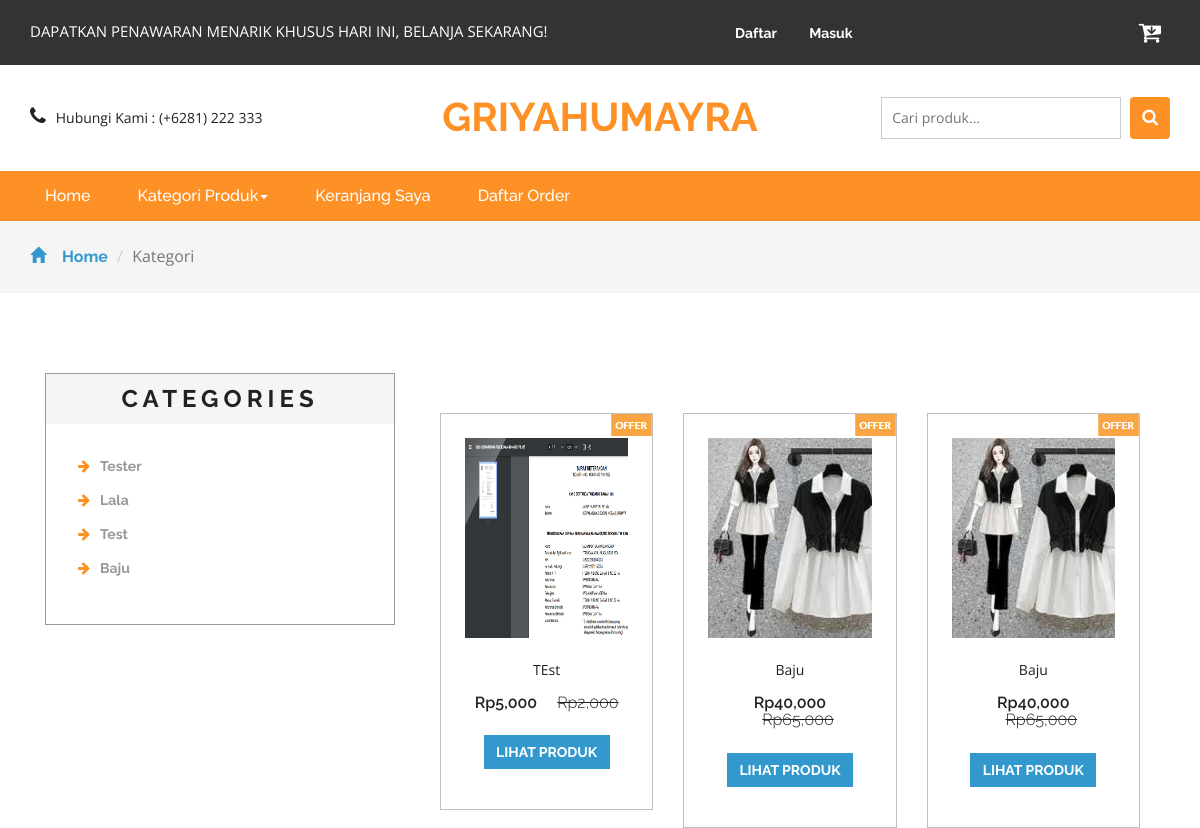
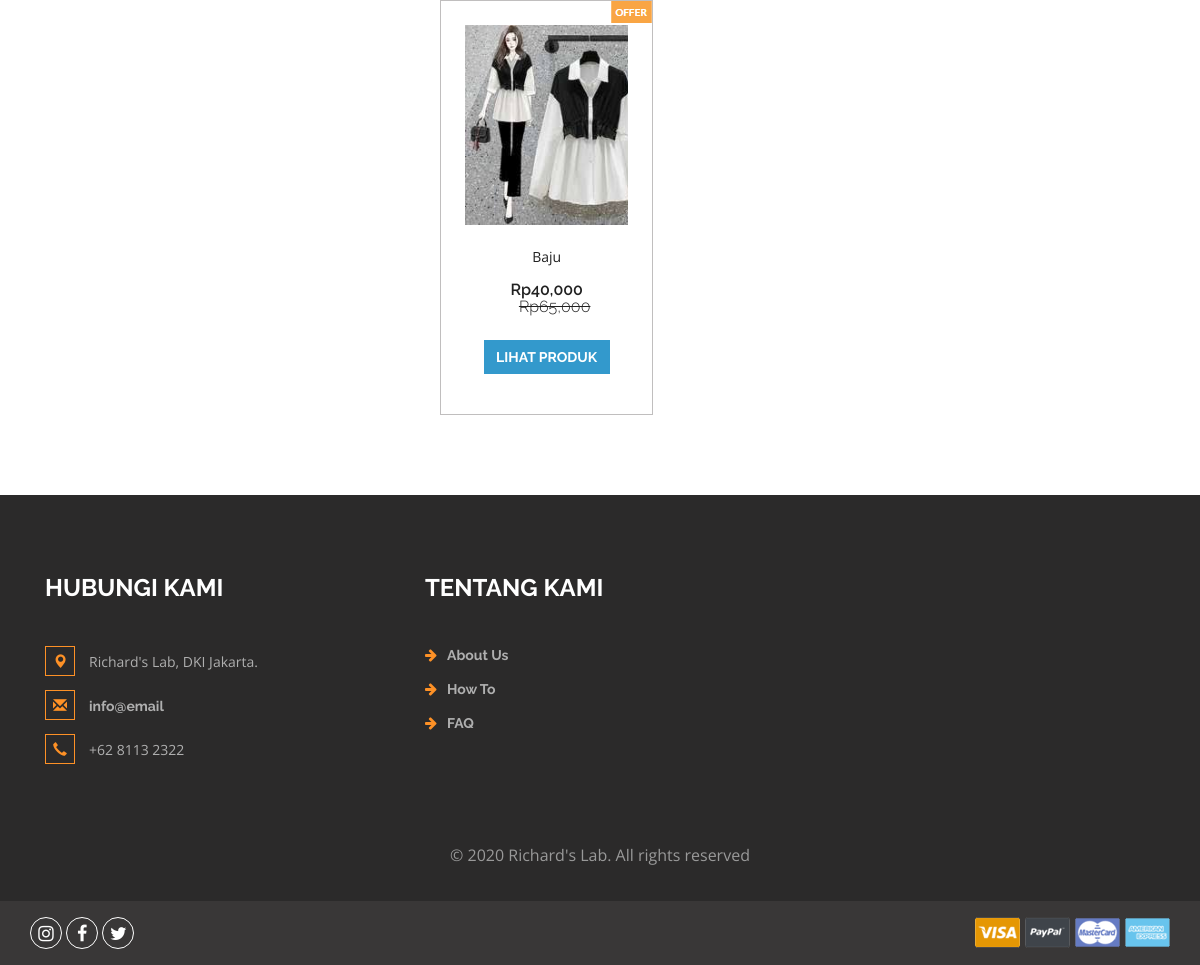
Screenshot of /search.php with the database file from the repository (2 pictures, top to bottom).
### tables this page shows
CREATE TABLE `kategori` (
  `idkategori` int(11) NOT NULL,
  `namakategori` varchar(20) NOT NULL,
  `tgldibuat` timestamp NOT NULL DEFAULT current_timestamp()
);

CREATE TABLE `produk` (
  `idproduk` int(11) NOT NULL,
  `idkategori` int(11) NOT NULL,
  `namaproduk` varchar(30) NOT NULL,
  `gambar` varchar(100) NOT NULL,
  `deskripsi` varchar(200) NOT NULL,
  `rate` int(11) NOT NULL,
  `hargabefore` int(11) NOT NULL,
  `hargaafter` int(11) NOT NULL,
  `tgldibuat` timestamp NOT NULL DEFAULT current_timestamp()
);

### search.php (the view, shortened to what this page needs)
<?php
include 'dbconnect.php';
$s = $_POST['Search'];
?>
<!DOCTYPE html>
<html>
<head>
<link href="css/bootstrap.css" rel="stylesheet" type="text/css" media="all" />
<link href="css/style.css" rel="stylesheet" type="text/css" media="all" />
<link href="css/font-awesome.css" rel="stylesheet">
</head>
<body>
	<div class="agileits_header">
		<div class="container">
			<div class="w3l_offers">
				<p>DAPATKAN PENAWARAN MENARIK KHUSUS HARI INI, BELANJA SEKARANG!</p>
			</div>
			<div class="agile-login">
				<ul>
				<?php
				if(!isset($_SESSION['log'])){
					echo '
					<li><a href="registered.php"> Daftar</a></li>
					<li><a href="login.php">Masuk</a></li>
					';
				}
				?>
				</ul>
			</div>
			<div class="product_list_header">
					<a href="cart.php"><button class="w3view-cart" type="submit" name="submit" value=""><i class="fa fa-cart-arrow-down" aria-hidden="true"></i></button>
					 </a>
			</div>
			<div class="clearfix"> </div>
		</div>
	</div>
	<div class="logo_products">
		<div class="container">
		<div class="w3ls_logo_products_left1">
				<ul class="phone_email">
					<li><i class="fa fa-phone" aria-hidden="true"></i>Hubungi Kami : (+6281) 222 333</li>
				</ul>
			</div>
			<div class="w3ls_logo_products_left">
				<h1><a href="index.php">GriyaHumayra</a></h1>
			</div>
		<div class="w3l_search">
			<form action="search.php" method="post">
				<input type="search" name="Search" placeholder="Cari produk...">
				<button type="submit" class="btn btn-default search" aria-label="Left Align">
					<i class="fa fa-search" aria-hidden="true"> </i>
				</button>
			</form>
		</div>
			<div class="clearfix"> </div>
		</div>
	</div>
	<div class="navigation-agileits">
		<div class="container">
			<nav class="navbar navbar-default">
							<div class="collapse navbar-collapse" id="bs-megadropdown-tabs">
								<ul class="nav navbar-nav">
									<li class="active"><a href="index.php" class="act">Home</a></li>
									<li class="dropdown">
										<a href="#" class="dropdown-toggle" data-toggle="dropdown">Kategori Produk<b class="caret"></b></a>
									</li>
									<li><a href="cart.php">Keranjang Saya</a></li>
									<li><a href="konfirmasi.php">Daftar Order</a></li>
								</ul>
							</div>
							</nav>
			</div>
		</div>
	<div class="breadcrumbs">
		<div class="container">
			<ol class="breadcrumb breadcrumb1 animated wow slideInLeft" data-wow-delay=".5s">
				<li><a href="index.php"><span class="glyphicon glyphicon-home" aria-hidden="true"></span>Home</a></li>
				<li class="active">Kategori</li>
			</ol>
		</div>
	</div>
	<div class="products">
		<div class="container">
			<div class="col-md-4 products-left">
				<div class="categories">
					<h2>Categories</h2>
					<ul class="cate">
						<?php
														$kat=mysqli_query($conn,"SELECT * from kategori order by idkategori ASC");
														while($p=mysqli_fetch_array($kat)){
															?>
														<li><a href="kategori.php?idkategori=<?php echo $p['idkategori'] ?>"><i class="fa fa-arrow-right" aria-hidden="true"></i><?php echo $p['namakategori'] ?></a></li>
														<?php
																	}
														?>
					</ul>
				</div>
			</div>
			<div class="col-md-8 products-right">
				<div class="agile_top_brands_grids">
				<?php
					$brgs=mysqli_query($conn,"SELECT * from produk where namaproduk like '%$s%' or deskripsi like '%$s%' order by idproduk ASC");
					$x = mysqli_num_rows($brgs);
					if($x>0){
					while($p=mysqli_fetch_array($brgs)){
					?>
						<div class="col-md-4 top_brand_left">
						<div class="hover14 column">
							<div class="agile_top_brand_left_grid">
								<div class="agile_top_brand_left_grid_pos">
									<img src="images/offer.png" alt=" " class="img-responsive" />
								</div>
								<div class="agile_top_brand_left_grid1">
									<figure>
										<div class="snipcart-item block">
											<div class="snipcart-thumb">
												<a href="product.php?idproduk=<?php echo $p['idproduk'] ?>"><img src="<?php echo $p['gambar']?>" width="200px" height="200px"></a>
												<p><?php echo $p['namaproduk'] ?></p>
												<h4>Rp<?php echo number_format($p['hargaafter']) ?> <span>Rp<?php echo number_format($p['hargabefore']) ?></span></h4>
											</div>
											<div class="snipcart-details top_brand_home_details">
												<fieldset>
													<a href="product.php?idproduk=<?php echo $p['idproduk'] ?>"><input type="submit" class="button" value="Lihat Produk" /></a>
												</fieldset>
											</div>
										</div>
									</figure>
								</div>
							</div>
						</div>
					</div>
						<?php
							}
					} else {
						echo "Data tidak ditemukan, coba kata kunci lainnya";
					}
						?>
						<div class="clearfix"> </div>
				</div>
			</div>
		</div>
	</div>
<div class="footer">
		<div class="container">
			<div class="w3_footer_grids">
				<div class="col-md-4 w3_footer_grid">
					<h3>Hubungi Kami</h3>
					<ul class="address">
						<li><i class="glyphicon glyphicon-map-marker" aria-hidden="true"></i>Richard's Lab, DKI Jakarta.</li>
						<li><i class="glyphicon glyphicon-envelope" aria-hidden="true"></i><a href="mailto:info@email">info@email</a></li>
						<li><i class="glyphicon glyphicon-earphone" aria-hidden="true"></i>+62 8113 2322</li>
					</ul>
				</div>
				<div class="col-md-3 w3_footer_grid">
					<h3>Tentang Kami</h3>
					<ul class="info">
						<li><i class="fa fa-arrow-right" aria-hidden="true"></i><a href="about.html">About Us</a></li>
						<li><i class="fa fa-arrow-right" aria-hidden="true"></i><a href="about.html">How To</a></li>
						<li><i class="fa fa-arrow-right" aria-hidden="true"></i><a href="about.html">FAQ</a></li>
					</ul>
				</div>
				<div class="clearfix"> </div>
			</div>
		</div>
		<div class="footer-copy">
			<div class="container">
				<p>© 2020 Richard's Lab. All rights reserved</p>
			</div>
		</div>
	</div>
	<div class="footer-botm">
			<div class="container">
				<div class="w3layouts-foot">
					<ul>
						<li><a href="#" class="w3_agile_instagram"><i class="fa fa-instagram" aria-hidden="true"></i></a></li>
						<li><a href="#" class="w3_agile_facebook"><i class="fa fa-facebook" aria-hidden="true"></i></a></li>
						<li><a href="#" class="agile_twitter"><i class="fa fa-twitter" aria-hidden="true"></i></a></li>
					</ul>
				</div>
				<div class="payment-w3ls">
					<img src="images/card.png" alt=" " class="img-responsive">
				</div>
				<div class="clearfix"> </div>
			</div>
		</div>
<link href="css/skdslider.css" rel="stylesheet">
</body>
</html>

### rows the page displays
kategori: namakategori "Tester"
kategori: namakategori "Lala"
kategori: namakategori "Test"
kategori: namakategori "Baju"
produk: gambar (picture), namaproduk "TEst", hargaafter "5,000", hargabefore "2,000"
produk: gambar (picture), namaproduk "Baju", hargaafter "40,000", hargabefore "65,000"
produk: gambar (picture), namaproduk "Baju", hargaafter "40,000", hargabefore "65,000"
produk: gambar (picture), namaproduk "Baju", hargaafter "40,000", hargabefore "65,000"
